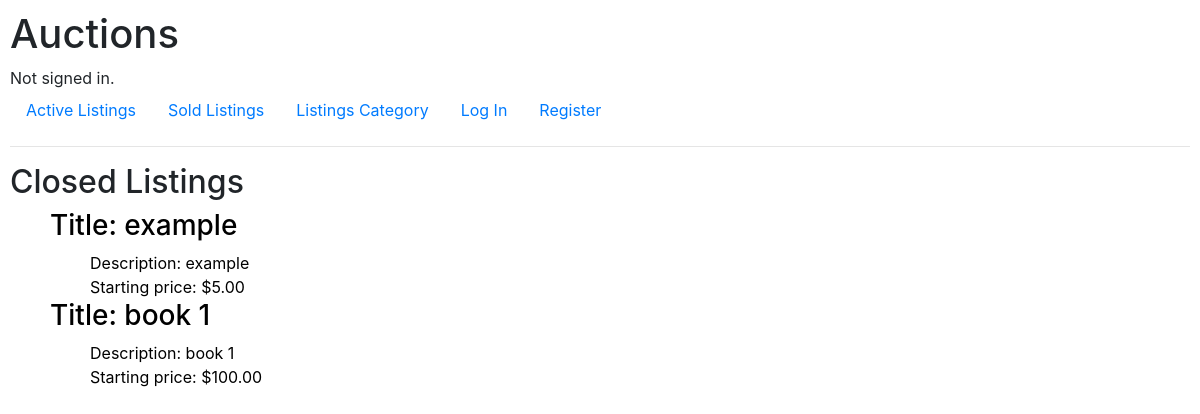
The page /sold on the database as committed earlier.
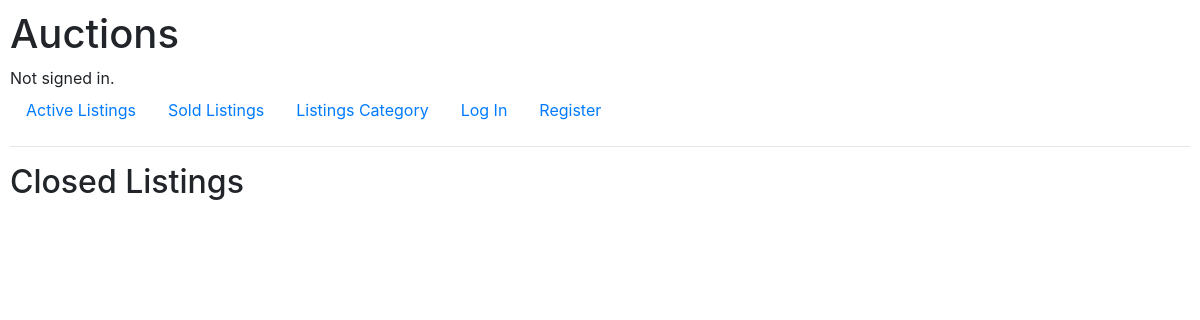
The same page on the database as committed later.
### auctions/models.py (models this page shows, shortened)
class Listing(models.Model):
    title = models.CharField(max_length=100)
    description = models.CharField(max_length=1000)
    price = models.DecimalField(max_digits=10, decimal_places=2)
    category = models.CharField(max_length=64)
    username = models.ForeignKey(User, on_delete=models.CASCADE, related_name="owner")
    img = models.ImageField(upload_to="auctions/uploads/images", blank=True, null=True, default=None)
    active = models.BooleanField(default=True)

### auctions/views.py (the view)
# urls.py: path("sold", views.index_sold, name="index_sold"),
def index_sold(request):
    return render(request, "auctions/indexsold.html", {
        "listings": Listing.objects.all().filter(active=False)
    })

### auctions/templates/auctions/indexsold.html (shortened to what this page needs)
{% extends "auctions/layout.html" %}
{% block body %}
    <h2>Closed Listings</h2>
    {% if listings %}
        <ul style="list-style-type: none;">
            {% for item in listings %}
            <div style="display: flex; justify-content: start; align-items: center;">
                <li>
                    <a href="{% url 'listing_page' item.pk %}" style="text-decoration: none; color: black;">
                        <h3>Title: {{ item.title }}</h3>
                        <ul style="list-style-type: none;">
                            <li>Description: {{ item.description }}</li>
                            <li>Starting price: ${{ item.price }}</li>
                        </ul>
                    </a>
                </li>
            </div>
            {% endfor %}
        </ul>
    {% endif %}
{% endblock %}

Rows that differ between the two databases and show on the page:
no longer on this page (row edited): Listing: title "example", description "example", price "5.00"
removed Listing: title "book 1", description "book 1", price "100.00"
